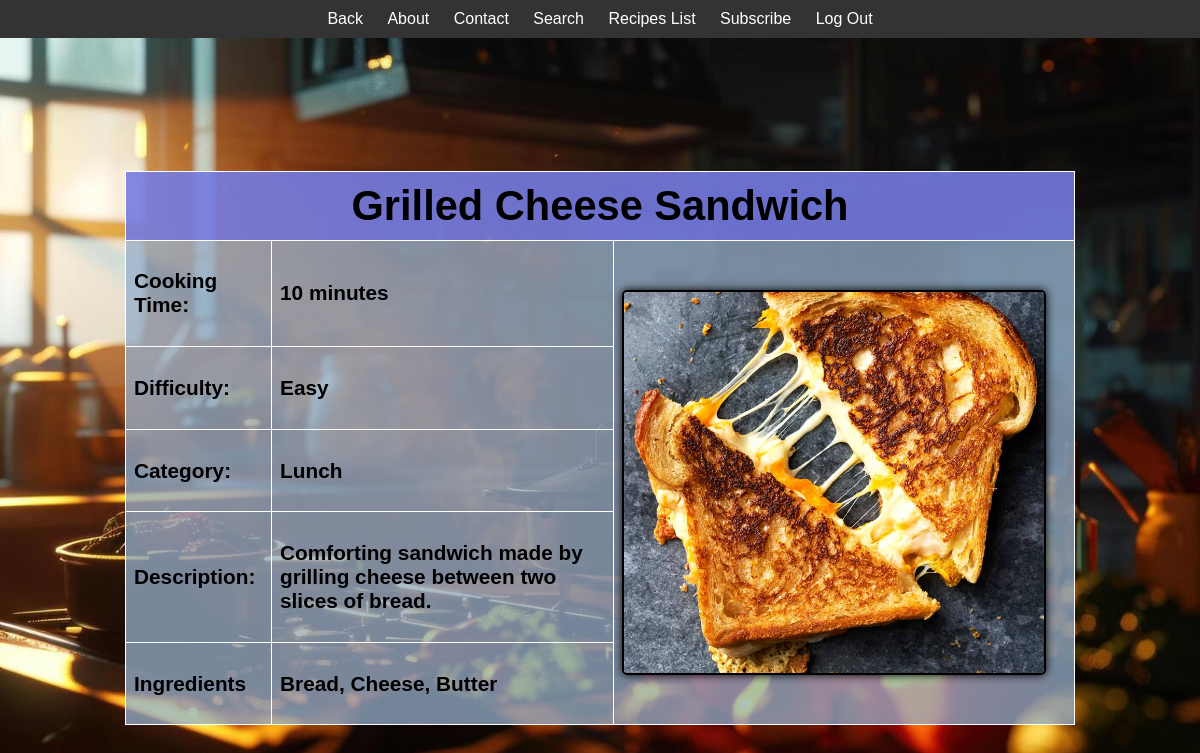
The page /recipes/recipe/4/ (signed in) on the database its author committed.
### recipes/models.py (models this page shows, shortened)
class Recipe(models.Model):
    name = models.CharField(max_length=100)
    description = models.TextField()
    cooking_time = models.IntegerField()
    ingredients = models.TextField()
    difficulty_level_choices = (
        ('easy', 'Easy'),
        ('medium', 'Medium'),
        ('hard', 'Hard'),
    )
    difficulty_level = models.CharField(max_length=10, choices=difficulty_level_choices)
    pic = models.ImageField(upload_to='recipes', default='no_image.jpg')
    category_choices = (
        ('breakfast', 'Breakfast'),
        ('lunch', 'Lunch'),
        ('dinner', 'Dinner'),
        ('snack', 'Snack'),
        ('dessert', 'Dessert'),
    )
    category = models.CharField(max_length=10, choices=category_choices, default='lunch')

### recipes/views.py (the view)
# urls.py: path('recipe/<int:recipe_id>/', views.recipe_details, name='recipe_details'),
@login_required
def recipe_details(request, recipe_id):
    recipe = Recipe.objects.get(pk=recipe_id)
    return render(request, 'recipes/recipe_details.html', {'recipe': recipe})

### recipes/templates/recipes/recipe_details.html (shortened to what this page needs)
{% load static %}
<!DOCTYPE html>
<html lang="en">
<head>
  <link rel="stylesheet" type="text/css" href="{% static 'recipes/styles/details.css' %}">
</head>
<body>
  <div class="navbar">
    <a href="javascript:history.back()">Back</a>
    <a href="#">About</a>
    <a href="#">Contact</a>
    <a href="{% url 'recipes:recipe_search' %}">Search</a>
    <a href="{% url 'recipes:recipes_list' %}">Recipes List</a>
    <a href="#">Subscribe</a>
    <a href="{% url 'logout' %}">Log Out</a>
  </div>
  <div class="container">
    <table>
      <tr>
        <th colspan="3">{{ recipe.name }}</th>
      </tr>
      <tr>
        <td>
          <p>Cooking Time:</p>
        </td>
        <td>
          <p>{{ recipe.cooking_time }} minutes</p>
        </td>
        <td rowspan="5">
          <img class="recipe-image" src="{{ recipe.pic.url }}" alt="{{ recipe.name }}">
        </td>
      </tr>
      <tr>
        <td>
          <p>Difficulty:</p>
        </td>
        <td>
          <p>{{ recipe.get_difficulty_level_display }}</p>
        </td>
      </tr>
      <tr>
        <td>
          <p>Category:</p>
        </td>
        <td>
          <p>{{ recipe.get_category_display }}</p>
        </td>
      </tr>
      <tr>
        <td>
          <p>Description:</p>
        </td>
        <td>
          <p>{{ recipe.description }}</p>
        </td>
      </tr>
      <tr>
        <td>
          <p>Ingredients</p>
        </td>
        <td>
          <p>{{ recipe.ingredients }}</p>
        </td>
      </tr>
    </table>
  </div>
</body>
</html>

### recipes/static/recipes/styles/details.css (style rules this page uses)
body { font-family: 'Poppins', sans-serif; background-image: url('../images/kitchen.jpg'); background-size: cover; background-repeat: no-repeat; background-attachment: fixed; margin: 0; padding: 0; }
.navbar { background-color: #333; color: white; text-align: center; padding: 10px; }
.navbar a { color: white; text-decoration: none; margin: 0 10px; }
.recipe-image { max-width: 420px; height: auto; border-radius: 5px; margin-right: 20px; border: 2px solid black; }
.container { width: 100%; height: 100vh; display: flex; flex-direction: column; justify-content: center; align-items: center; }
table { border: 1px solid white; border-collapse: collapse; margin-top: 20px; max-width: 950px; background-color: rgba(149, 174, 202, 0.759); text-align: left; font-size: 1.3em; font-weight: bold; }
th, td { border: 1px solid white; padding: 8px; }
th { background-color: rgba(149, 174, 202, 0.579); font-weight: bold; }
th[colspan="3"] { text-align: center; font-size: 2.0em; padding: 10px; background-color: rgba(99, 95, 239, 0.574); }
td img { max-width: 450px; height: auto; display: block; margin: 0 auto; border: 3px solid black; box-shadow: 0 0 10px black; }

### rows shown on the page
Recipe: name "Grilled Cheese Sandwich", cooking_time "10", pic (picture), difficulty_level "Easy", category "Lunch", description "Comforting sandwich made by grilling cheese between two slices of bread.", ingredients "Bread, Cheese, Butter"
